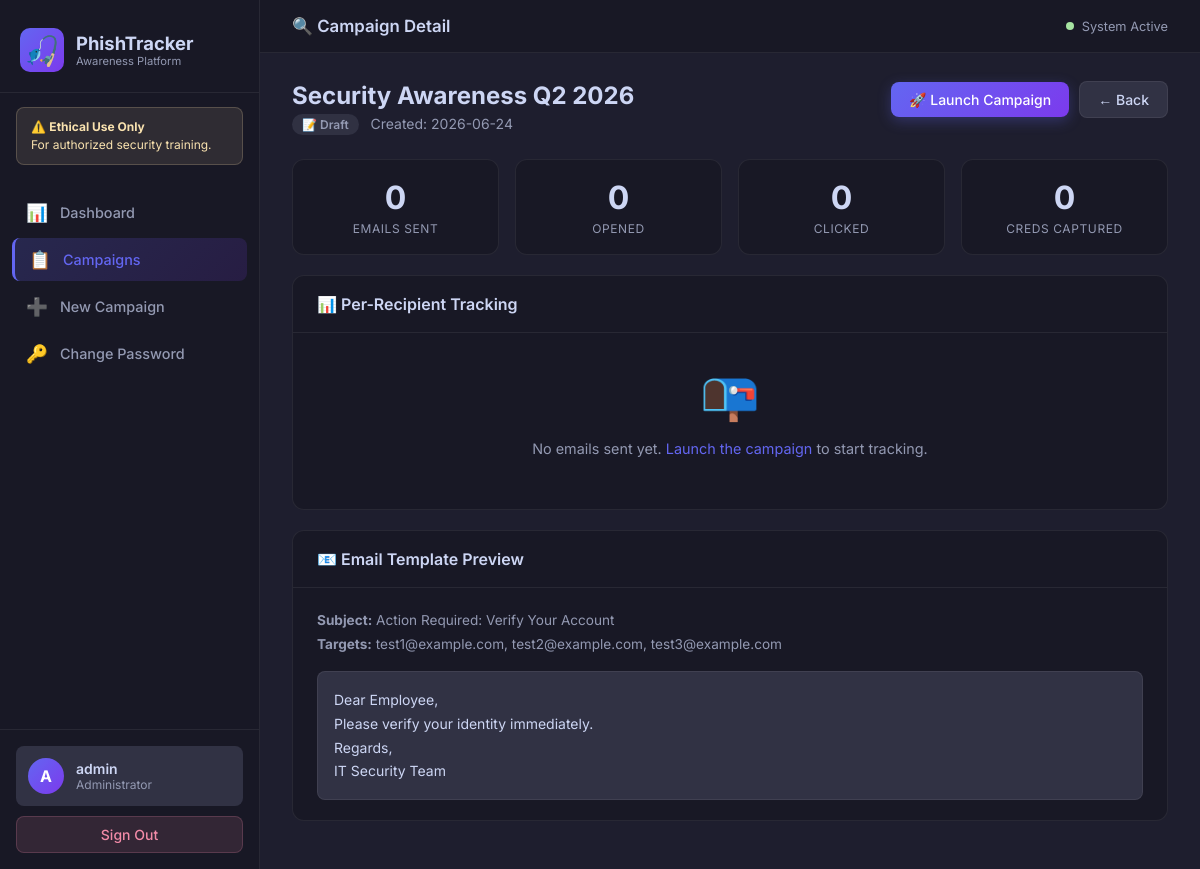
Page /campaigns/3 (signed in) on the committed database.
### tables this page shows
CREATE TABLE admins (
            id INTEGER PRIMARY KEY AUTOINCREMENT,
            username TEXT UNIQUE NOT NULL,
            password_hash TEXT NOT NULL,
            created_at TIMESTAMP DEFAULT CURRENT_TIMESTAMP
        );

CREATE TABLE campaigns (
            id INTEGER PRIMARY KEY AUTOINCREMENT,
            name TEXT NOT NULL,
            email_subject TEXT NOT NULL,
            email_template TEXT NOT NULL,
            target_emails TEXT NOT NULL,
            status TEXT DEFAULT 'draft',
            created_at TIMESTAMP DEFAULT CURRENT_TIMESTAMP,
            launched_at TIMESTAMP
        );

### app.py (the view, shortened to what this page needs)
@app.route('/campaigns/<int:campaign_id>')
@login_required
def campaign_detail(campaign_id):
    conn = get_db()
    campaign = conn.execute("SELECT * FROM campaigns WHERE id=?", (campaign_id,)).fetchone()
    if not campaign:
        conn.close()
        flash('Campaign not found.', 'danger')
        return redirect(url_for('campaigns'))
    email_logs = conn.execute(
        "SELECT * FROM email_logs WHERE campaign_id=? ORDER BY sent_at DESC",
        (campaign_id,)
    ).fetchall()
    detail_rows = []
    conn.close()
    return render_template('campaign_detail.html', campaign=campaign, rows=detail_rows)

### app.py (called while the page is built)
@login_manager.user_loader
def load_user(user_id):
    conn = get_db()
    row = conn.execute("SELECT * FROM admins WHERE id = ?", (user_id,)).fetchone()
    conn.close()
    if row:
        return Admin(row['id'], row['username'])
    return None

### database.py (called while the page is built)
def get_db():
    db_url = os.environ.get('DATABASE_URL')
    if db_url:
        import psycopg2
        from psycopg2.extras import RealDictCursor
        conn = psycopg2.connect(db_url, cursor_factory=RealDictCursor)
        return DbConnection(conn, is_pg=True)
    else:
        conn = sqlite3.connect(DB_PATH)
        conn.row_factory = sqlite3.Row
        return DbConnection(conn, is_pg=False)

    def execute(self, sql, params=()):
        if self.is_pg:
            sql = sql.replace('?', '%s')
            cur = self.conn.cursor()
            cur.execute(sql, params)
            return CursorWrapper(cur, is_pg=True)
        else:
            return self.conn.execute(sql, params)

    def close(self):
        self.conn.close()

### templates/campaign_detail.html (shortened to what this page needs)
{% extends "base.html" %}
{% block page_title %}🔍 Campaign Detail{% endblock %}
{% block content %}
<div class="page-header">
    <div>
        <h2 class="page-heading">{{ campaign.name }}</h2>
        <p class="page-sub">
            <span class="badge badge-{{ campaign.status }}">
                {% if campaign.status == 'launched' %}🚀 Launched{% else %}📝 Draft{% endif %}
            </span>
            &nbsp; Created: {{ campaign.created_at[:10] }}
        </p>
    </div>
    <div class="action-group">
        {% if campaign.status == 'draft' %}
        <form method="POST" action="{{ url_for('launch_campaign', campaign_id=campaign.id) }}"
              onsubmit="return confirm('Launch campaign and send phishing emails now?')">
            <button type="submit" class="btn btn-primary">🚀 Launch Campaign</button>
        </form>
        {% endif %}
        <a href="{{ url_for('campaigns') }}" class="btn btn-ghost">← Back</a>
    </div>
</div>
<div class="mini-stats">
    <div class="mini-stat">
        <div class="mini-val">{{ rows|length }}</div>
        <div class="mini-lbl">Emails Sent</div>
    </div>
    <div class="mini-stat">
        <div class="mini-val">{{ rows|selectattr('opened')|list|length }}</div>
        <div class="mini-lbl">Opened</div>
    </div>
    <div class="mini-stat">
        <div class="mini-val">{{ rows|selectattr('clicked')|list|length }}</div>
        <div class="mini-lbl">Clicked</div>
    </div>
    <div class="mini-stat">
        <div class="mini-val">{{ rows|selectattr('cred_submitted')|list|length }}</div>
        <div class="mini-lbl">Creds Captured</div>
    </div>
</div>
<div class="table-card">
    <div class="table-header">
        <h3 class="table-title">📊 Per-Recipient Tracking</h3>
    </div>
    {% if rows %}
    <table class="data-table">
        <thead>
            <tr>
                <th>Recipient</th>
                <th>Sent</th>
                <th>Opened</th>
                <th>Link Clicked</th>
                <th>Creds Submitted</th>
                <th>Risk</th>
            </tr>
        </thead>
        <tbody>
            {% for row in rows %}
            <tr>
                <td class="td-email">{{ row.email }}</td>
                <td>
                    <span class="track-dot dot-green">✅</span>
                    <span class="track-time">{{ row.sent[:16] if row.sent else '-' }}</span>
                </td>
                <td>
                    {% if row.opened %}
                        <span class="track-dot dot-blue">👁</span>
                        <span class="track-time">{{ row.opened[:16] }}</span>
                    {% else %}
                        <span class="track-dot dot-gray">—</span>
                    {% endif %}
                </td>
                <td>
                    {% if row.clicked %}
                        <span class="track-dot dot-yellow">🖱</span>
                        <span class="track-time">{{ row.clicked[:16] }}</span>
                    {% else %}
                        <span class="track-dot dot-gray">—</span>
                    {% endif %}
                </td>
                <td>
                    {% if row.cred_submitted %}
                        <span class="track-dot dot-red">🔐</span>
                        <span class="track-time">{{ row.cred_submitted[:16] }}</span>
                    {% else %}
                        <span class="track-dot dot-gray">—</span>
                    {% endif %}
                </td>
                <td>
                    {% if row.cred_submitted %}
                        <span class="risk-badge risk-high">HIGH</span>
                    {% elif row.clicked %}
                        <span class="risk-badge risk-med">MEDIUM</span>
                    {% elif row.opened %}
                        <span class="risk-badge risk-low">LOW</span>
                    {% else %}
                        <span class="risk-badge risk-none">SAFE</span>
                    {% endif %}
                </td>
            </tr>
            {% endfor %}
        </tbody>
    </table>
    {% else %}
    <div class="empty-state small">
        <div class="empty-icon">📭</div>
        <p>No emails sent yet.
            {% if campaign.status == 'draft' %}
                <a href="#" onclick="document.querySelector('form[action*=launch]').submit()">Launch the campaign</a> to start tracking.
            {% endif %}
        </p>
    </div>
    {% endif %}
</div>
<div class="table-card">
    <div class="table-header">
        <h3 class="table-title">📧 Email Template Preview</h3>
    </div>
    <div class="template-preview">
        <div class="template-meta">
            <strong>Subject:</strong> {{ campaign.email_subject }}<br>
            <strong>Targets:</strong> {{ campaign.target_emails }}
        </div>
        <div class="template-body">{{ campaign.email_template | safe }}</div>
    </div>
</div>
{% endblock %}

### templates/base.html (shortened to what this page needs)
<!DOCTYPE html>
<html lang="en">
<head>
    <link rel="stylesheet" href="{{ url_for('static', filename='css/style.css') }}">
</head>
<body>
    <aside class="sidebar" id="sidebar">
        <div class="sidebar-brand">
            <div class="brand-icon">🎣</div>
            <div>
                <div class="brand-name">PhishTracker</div>
                <div class="brand-sub">Awareness Platform</div>
            </div>
        </div>
        <div class="sidebar-warning">
            ⚠️ <strong>Ethical Use Only</strong><br>
            For authorized security training.
        </div>
        <nav class="sidebar-nav">
            <a href="{{ url_for('dashboard') }}" class="nav-item {% if request.endpoint == 'dashboard' %}active{% endif %}">
                <span class="nav-icon">📊</span> Dashboard
            </a>
            <a href="{{ url_for('campaigns') }}" class="nav-item {% if request.endpoint in ['campaigns','campaign_detail'] %}active{% endif %}">
                <span class="nav-icon">📋</span> Campaigns
            </a>
            <a href="{{ url_for('new_campaign') }}" class="nav-item {% if request.endpoint == 'new_campaign' %}active{% endif %}">
                <span class="nav-icon">➕</span> New Campaign
            </a>
            <a href="{{ url_for('change_password') }}" class="nav-item {% if request.endpoint == 'change_password' %}active{% endif %}">
                <span class="nav-icon">🔑</span> Change Password
            </a>
        </nav>
        <div class="sidebar-footer">
            <div class="admin-badge">
                <div class="admin-avatar">{{ current_user.username[0].upper() }}</div>
                <div>
                    <div class="admin-name">{{ current_user.username }}</div>
                    <div class="admin-role">Administrator</div>
                </div>
            </div>
            <a href="{{ url_for('logout') }}" class="logout-btn">Sign Out</a>
        </div>
    </aside>
    <div class="main-wrap">
        <header class="topbar">
            <div class="topbar-title">{% block page_title %}Dashboard{% endblock %}</div>
            <div class="topbar-right">
                <span class="status-dot"></span> System Active
            </div>
        </header>
        <main class="content">
            {% block content %}{% endblock %}
        </main>
    </div>
</body>
</html>

### rows in the picture
admins: username "A", username "admin"
campaigns: name "Security Awareness Q2 2026", created_at "2026-06-24", email_subject "Action Required: Verify Your Account", target_emails "test1@example.com, test2@example.com, test3@example.com", email_template "Dear Employee, Please verify your identity immediately. Regards, IT Security Team"

### other values in the picture
{{ rows|length }} "0"
{{ rows|selectattr('opened')|list|length }} "0"
{{ rows|selectattr('clicked')|list|length }} "0"
{{ rows|selectattr('cred_submitted')|list|length }} "0"
